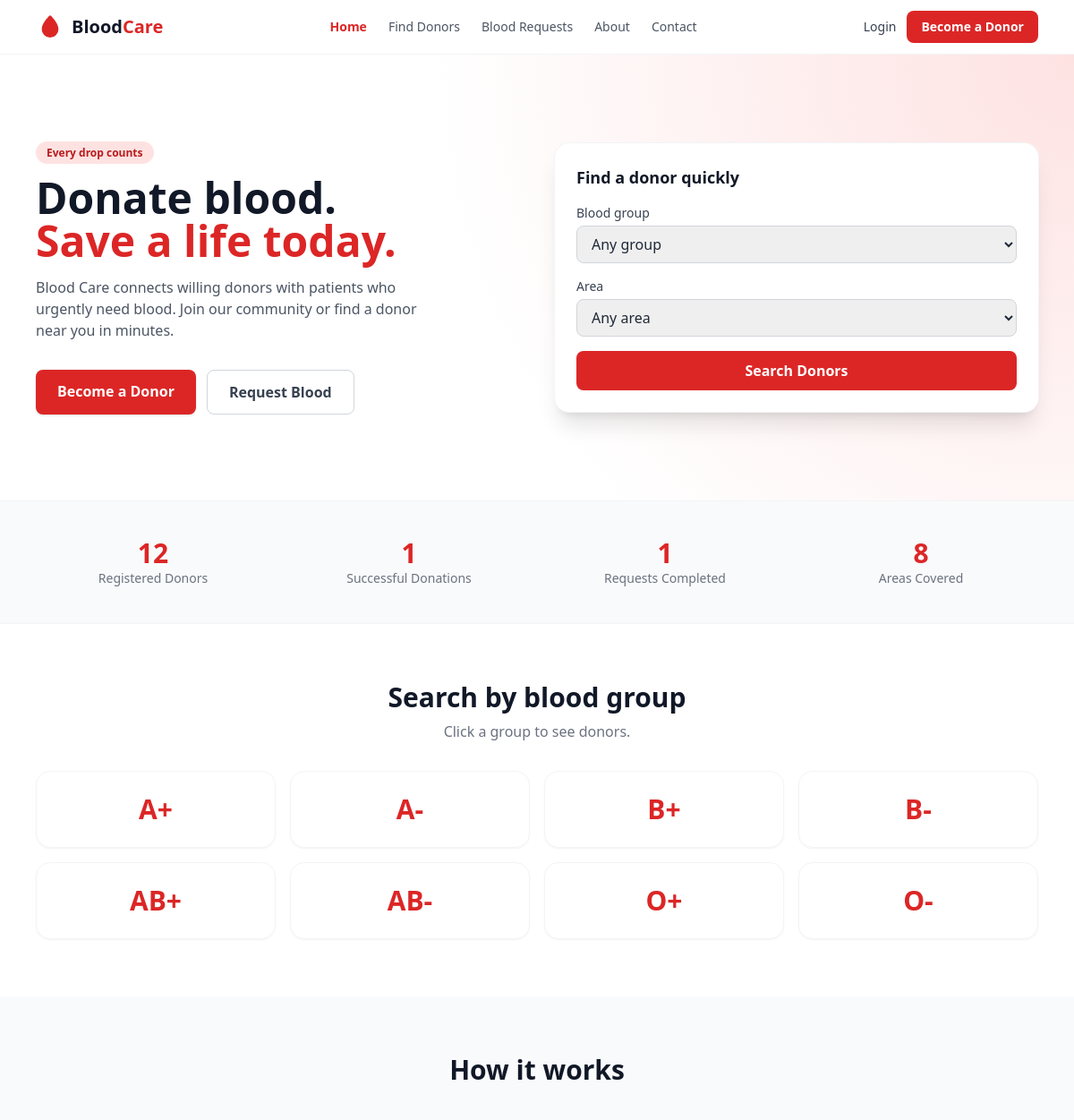
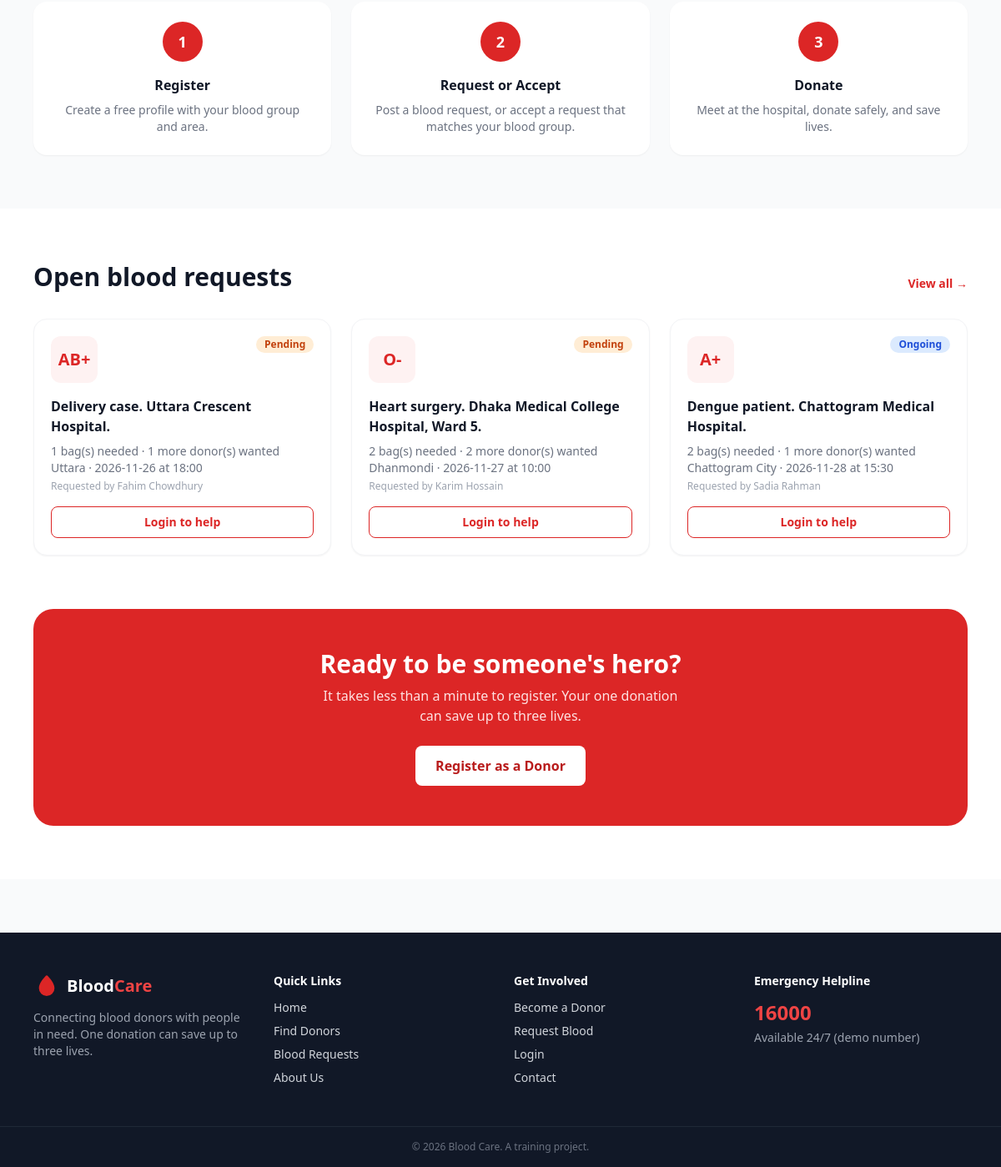
The page / on the database its author committed (2 pictures, top to bottom).
### tables this page shows
CREATE TABLE `donation_requests` (
  `id` int(11) NOT NULL AUTO_INCREMENT,             
  `patient_problem` varchar(255) DEFAULT NULL,
  `blood_seeker_id` int(11) NOT NULL COMMENT 'Who is requested for blood',
  `blood_group` varchar(10) NOT NULL,
  `donation_date` date NOT NULL,
  `time` time DEFAULT NULL,
  `quantity` tinyint(1) NOT NULL,
  `area_id` int(11) NOT NULL,
  `status` tinyint(1) NOT NULL DEFAULT 1 COMMENT '1= pending\r\n2= ongoing\r\n3=accepted\r\n4=completed\r\n5=cancelled',   
  `created_at` timestamp NOT NULL DEFAULT current_timestamp(),
  `updated_at` timestamp NOT NULL DEFAULT current_timestamp() ON UPDATE current_timestamp(),    
  PRIMARY KEY (`id`),
  CONSTRAINT `fk_requests_seeker` FOREIGN KEY (`blood_seeker_id`) REFERENCES `users` (`id`) ON DELETE CASCADE,   
  CONSTRAINT `fk_requests_area` FOREIGN KEY (`area_id`) REFERENCES `areas` (`id`)                                
);

CREATE TABLE `areas` (
  `id` int(11) NOT NULL AUTO_INCREMENT,             
  `name` varchar(50) NOT NULL,
  PRIMARY KEY (`id`)
);

CREATE TABLE `users` (
  `id` int(11) NOT NULL AUTO_INCREMENT,
  `name` varchar(100) NOT NULL,
  `mobile_no` varchar(15) NOT NULL,                 
  `password` varchar(255) NOT NULL,                 
  `blood_group` varchar(10) NOT NULL,
  `area_id` int(11) DEFAULT NULL,
  `dob` date DEFAULT NULL COMMENT 'dob=date of birth',
  `nid` varchar(20) DEFAULT NULL,                   
  `last_donation_date` date DEFAULT NULL,
  `is_verified` tinyint(1) NOT NULL DEFAULT 0,      
  `status` tinyint(1) NOT NULL DEFAULT 1 COMMENT '1=active, 2= unavailable,3=inactive',   
  `role` enum('user','admin') NOT NULL DEFAULT 'user',   
  PRIMARY KEY (`id`),
  UNIQUE KEY `mobile_no` (`mobile_no`),
  CONSTRAINT `fk_users_area` FOREIGN KEY (`area_id`) REFERENCES `areas` (`id`) ON DELETE SET NULL    
);

### includes/functions.php (the view, shortened to what this page needs)
<?php
require_once __DIR__ . '/db.php';
$blood_groups = ['A+', 'A-', 'B+', 'B-', 'AB+', 'AB-', 'O+', 'O-'];
$areas = $pdo->query('SELECT id, name FROM areas ORDER BY name')->fetchAll(PDO::FETCH_KEY_PAIR);
function e($text) {
    return htmlspecialchars((string) $text, ENT_QUOTES, 'UTF-8');
}
function select_options($list, $selected, $placeholder) {
    $html = '<option value="">' . e($placeholder) . '</option>';
    foreach ($list as $item) {
        $is_selected = ($item === $selected) ? ' selected' : '';
        $html .= '<option value="' . e($item) . '"' . $is_selected . '>' . e($item) . '</option>';
    }
    return $html;
}
function area_options($areas, $selected, $placeholder) {
    $html = '<option value="">' . e($placeholder) . '</option>';
    foreach ($areas as $id => $name) {
        $is_selected = ((string) $id === (string) $selected) ? ' selected' : '';
        $html .= '<option value="' . (int) $id . '"' . $is_selected . '>' . e($name) . '</option>';
    }
    return $html;
}
function request_status_label($status) {
    $labels = [
        REQ_PENDING   => 'Pending',
        REQ_ONGOING   => 'Ongoing',
        REQ_ACCEPTED  => 'Accepted',
        REQ_COMPLETED => 'Completed',
        REQ_CANCELLED => 'Cancelled',
    ];
    return $labels[$status] ?? 'Unknown';
}
function request_status_badge($status) {
    $colors = [
        REQ_PENDING   => 'bg-orange-100 text-orange-700',
        REQ_ONGOING   => 'bg-blue-100 text-blue-700',
        REQ_ACCEPTED  => 'bg-green-100 text-green-700',
        REQ_COMPLETED => 'bg-gray-200 text-gray-700',
        REQ_CANCELLED => 'bg-red-100 text-red-700',
    ];
    $color = $colors[$status] ?? 'bg-gray-100 text-gray-600';
    return '<span class="rounded-full px-2.5 py-0.5 text-xs font-semibold ' . $color . '">' . e(request_status_label($status)) . '</span>';
}
function get_open_requests($group, $area_id, $limit) {
    global $pdo;
    $sql = 'SELECT r.*, a.name AS area_name, u.name AS seeker_name, u.mobile_no AS seeker_mobile,
                   (SELECT COUNT(*) FROM donation_requests_transactions t
                    WHERE t.donation_request_id = r.id AND t.status = ' . TX_ACCEPTED . ') AS accepted_count
            FROM donation_requests r
            JOIN areas a ON a.id = r.area_id
            JOIN users u ON u.id = r.blood_seeker_id
            WHERE r.status IN (' . REQ_PENDING . ', ' . REQ_ONGOING . ') AND r.donation_date >= CURDATE()';
    $params = [];
    $sql .= ' ORDER BY r.donation_date, r.id';
    if ($limit > 0) {
        $sql .= ' LIMIT ' . (int) $limit;
    }
    $stmt = $pdo->prepare($sql);
    $stmt->execute($params);
    return $stmt->fetchAll();
}
function request_card($r, $viewer, $highlight_id = 0) {
    $still_needed = max(0, $r['quantity'] - $r['accepted_count']);
    $card_class = ($r['id'] == $highlight_id) ? 'border-2 border-brand-600 ring-4 ring-brand-100' : 'border border-gray-100';
    ?>
  <article id="request-<?= (int) $r['id'] ?>" class="flex flex-col rounded-2xl bg-white p-5 shadow-sm <?= $card_class ?>">
    <div class="flex items-start justify-between">
      <div class="flex h-14 w-14 items-center justify-center rounded-xl bg-brand-50 text-xl font-bold text-brand-600"><?= e($r['blood_group']) ?></div>
      <?= request_status_badge($r['status']) ?>
    </div>
    <h3 class="mt-4 font-semibold text-gray-900"><?= e($r['patient_problem'] ?: 'Blood needed') ?></h3>
    <p class="mt-2 text-sm text-gray-500"><?= e($r['quantity']) ?> bag(s) needed &middot; <?= e($still_needed) ?> more donor(s) wanted</p>
    <p class="text-sm text-gray-500"><?= e($r['area_name']) ?> &middot; <?= e($r['donation_date']) ?><?= $r['time'] ? ' at ' . e(substr($r['time'], 0, 5)) : '' ?></p>
    <p class="mt-1 text-xs text-gray-400">Requested by <?= e($r['seeker_name']) ?></p>
    <div class="mt-4">
      <?php if (!$viewer) { ?>
        <a href="login.php" class="block rounded-lg border border-brand-600 px-4 py-2 text-center text-sm font-semibold text-brand-600 hover:bg-brand-50">Login to help</a>
      <?php } ?>
    </div>
  </article>
<?php }
    ?>

### index.php (shortened to what this page needs)
<?php
require_once 'includes/functions.php';
$viewer = current_user();
$total_donors    = $pdo->query("SELECT COUNT(*) FROM users WHERE role = 'user' AND status IN (" . USER_ACTIVE . ', ' . USER_UNAVAILABLE . ')')->fetchColumn();
$total_donations = $pdo->query('SELECT COUNT(*) FROM donation_requests_transactions WHERE status = ' . TX_COMPLETED)->fetchColumn();
$total_completed = $pdo->query('SELECT COUNT(*) FROM donation_requests WHERE status = ' . REQ_COMPLETED)->fetchColumn();
$total_areas     = $pdo->query("SELECT COUNT(DISTINCT area_id) FROM users WHERE role = 'user'")->fetchColumn();
$latest_requests = get_open_requests('', 0, 3);
require 'includes/header.php';
?>
  <main class="bg-white">
    <section class="hero-bg">
      <div class="mx-auto grid max-w-6xl items-center gap-10 px-4 py-16 md:grid-cols-2 md:py-24">
        <div>
          <span class="rounded-full bg-brand-100 px-3 py-1 text-xs font-semibold text-brand-700">Every drop counts</span>
          <h1 class="mt-4 text-4xl font-extrabold leading-tight text-gray-900 sm:text-5xl">
            Donate blood.<br><span class="text-brand-600">Save a life today.</span>
          </h1>
          <p class="mt-4 max-w-md text-gray-600">Blood Care connects willing donors with patients who urgently need blood. Join our community or find a donor near you in minutes.</p>
          <div class="mt-8 flex flex-wrap gap-3">
            <a href="register.php" class="rounded-lg bg-brand-600 px-6 py-3 font-semibold text-white shadow hover:bg-brand-700">Become a Donor</a>
            <a href="request-blood.php" class="rounded-lg border border-gray-300 bg-white px-6 py-3 font-semibold text-gray-700 hover:border-brand-600 hover:text-brand-600">Request Blood</a>
          </div>
        </div>
        <div class="rounded-2xl bg-white p-6 shadow-xl ring-1 ring-gray-100">
          <h2 class="text-lg font-bold text-gray-900">Find a donor quickly</h2>
          <form action="donors.php" method="get" class="mt-4 space-y-4">
            <div>
              <label for="q-group" class="mb-1 block text-sm font-medium text-gray-700">Blood group</label>
              <select id="q-group" name="group" class="<?= INPUT_CLASS ?>">
                <?= select_options($blood_groups, '', 'Any group') ?>
              </select>
            </div>
            <div>
              <label for="q-area" class="mb-1 block text-sm font-medium text-gray-700">Area</label>
              <select id="q-area" name="area" class="<?= INPUT_CLASS ?>">
                <?= area_options($areas, '', 'Any area') ?>
              </select>
            </div>
            <button type="submit" class="w-full rounded-lg bg-brand-600 px-4 py-2.5 font-semibold text-white hover:bg-brand-700">Search Donors</button>
          </form>
        </div>
      </div>
    </section>
    <section class="border-y border-gray-100 bg-gray-50">
      <div class="mx-auto grid max-w-6xl grid-cols-2 gap-6 px-4 py-10 text-center md:grid-cols-4">
        <div><p class="text-3xl font-extrabold text-brand-600"><?= e($total_donors) ?></p><p class="text-sm text-gray-500">Registered Donors</p></div>
        <div><p class="text-3xl font-extrabold text-brand-600"><?= e($total_donations) ?></p><p class="text-sm text-gray-500">Successful Donations</p></div>
        <div><p class="text-3xl font-extrabold text-brand-600"><?= e($total_completed) ?></p><p class="text-sm text-gray-500">Requests Completed</p></div>
        <div><p class="text-3xl font-extrabold text-brand-600"><?= e($total_areas) ?></p><p class="text-sm text-gray-500">Areas Covered</p></div>
      </div>
    </section>
    <section class="mx-auto max-w-6xl px-4 py-16">
      <h2 class="text-center text-3xl font-bold text-gray-900">Search by blood group</h2>
      <p class="mt-2 text-center text-gray-500">Click a group to see donors.</p>
      <div class="mt-8 grid grid-cols-2 gap-4 sm:grid-cols-4">
        <?php foreach ($blood_groups as $group) { ?>
          <a href="donors.php?group=<?= urlencode($group) ?>" class="rounded-2xl border border-gray-100 p-6 text-center shadow-sm hover:border-brand-600 hover:shadow-md"><span class="text-3xl font-extrabold text-brand-600"><?= e($group) ?></span></a>
        <?php } ?>
      </div>
    </section>
    <section class="bg-gray-50 py-16">
      <div class="mx-auto max-w-6xl px-4">
        <h2 class="text-center text-3xl font-bold text-gray-900">How it works</h2>
        <div class="mt-10 grid gap-6 md:grid-cols-3">
          <div class="rounded-2xl bg-white p-6 text-center shadow-sm">
            <div class="mx-auto flex h-12 w-12 items-center justify-center rounded-full bg-brand-600 text-lg font-bold text-white">1</div>
            <h3 class="mt-4 font-semibold text-gray-900">Register</h3>
            <p class="mt-2 text-sm text-gray-500">Create a free profile with your blood group and area.</p>
          </div>
          <div class="rounded-2xl bg-white p-6 text-center shadow-sm">
            <div class="mx-auto flex h-12 w-12 items-center justify-center rounded-full bg-brand-600 text-lg font-bold text-white">2</div>
            <h3 class="mt-4 font-semibold text-gray-900">Request or Accept</h3>
            <p class="mt-2 text-sm text-gray-500">Post a blood request, or accept a request that matches your blood group.</p>
          </div>
          <div class="rounded-2xl bg-white p-6 text-center shadow-sm">
            <div class="mx-auto flex h-12 w-12 items-center justify-center rounded-full bg-brand-600 text-lg font-bold text-white">3</div>
            <h3 class="mt-4 font-semibold text-gray-900">Donate</h3>
            <p class="mt-2 text-sm text-gray-500">Meet at the hospital, donate safely, and save lives.</p>
          </div>
        </div>
      </div>
    </section>
    <section class="mx-auto max-w-6xl px-4 py-16">
      <div class="flex items-end justify-between">
        <h2 class="text-3xl font-bold text-gray-900">Open blood requests</h2>
        <a href="requests.php" class="text-sm font-semibold text-brand-600 hover:underline">View all &rarr;</a>
      </div>
      <div class="mt-8 grid gap-6 sm:grid-cols-2 lg:grid-cols-3">
        <?php foreach ($latest_requests as $r) { request_card($r, $viewer); } ?>
      </div>
    </section>
    <section class="mx-auto max-w-6xl px-4 pb-16">
      <div class="rounded-3xl bg-brand-600 px-6 py-12 text-center text-white">
        <h2 class="text-3xl font-bold">Ready to be someone's hero?</h2>
        <p class="mx-auto mt-2 max-w-md text-brand-100">It takes less than a minute to register. Your one donation can save up to three lives.</p>
        <a href="register.php" class="mt-6 inline-block rounded-lg bg-white px-6 py-3 font-semibold text-brand-700 hover:bg-brand-50">Register as a Donor</a>
      </div>
    </section>
  </main>
<?php require 'includes/footer.php'; ?>

### rows shown on the page
donation_requests: blood_group "AB+", status "Pending", patient_problem "Delivery case. Uttara Crescent Hospital.", quantity "1", area.name "Uttara", donation_date "2026-11-26", time "18:00", blood_seeker.name "Fahim Chowdhury"
donation_requests: blood_group "O-", status "Pending", patient_problem "Heart surgery. Dhaka Medical College Hospital, Ward 5.", quantity "2", area.name "Dhanmondi", donation_date "2026-11-27", time "10:00", blood_seeker.name "Karim Hossain"
donation_requests: blood_group "A+", status "Ongoing", patient_problem "Dengue patient. Chattogram Medical Hospital.", quantity "2", still_needed "1", area.name "Chattogram City", donation_date "2026-11-28", time "15:30", blood_seeker.name "Sadia Rahman"

### other values the page prints
$link[0] "Home"
$link[0] "Find Donors"
$link[0] "Blood Requests"
$link[0] "About"
$link[0] "Contact"
$total_donors "12"
$total_donations "1"
$total_completed "1"
$total_areas "8"
$group "A+"
$group "A-"
$group "B+"
$group "B-"
$group "AB+"
$group "AB-"
